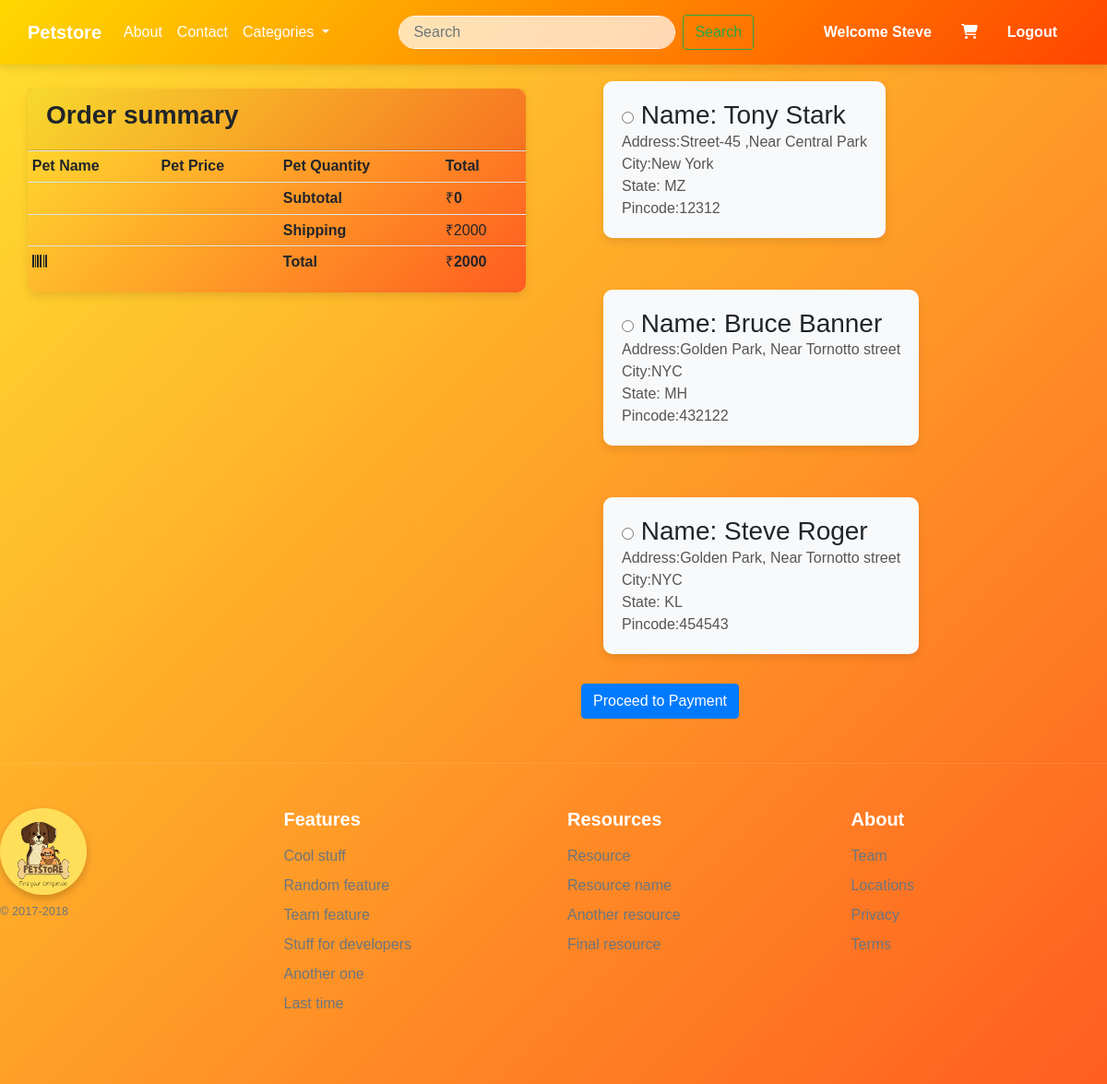
Page /checkout/ (signed in) on the earlier database version.
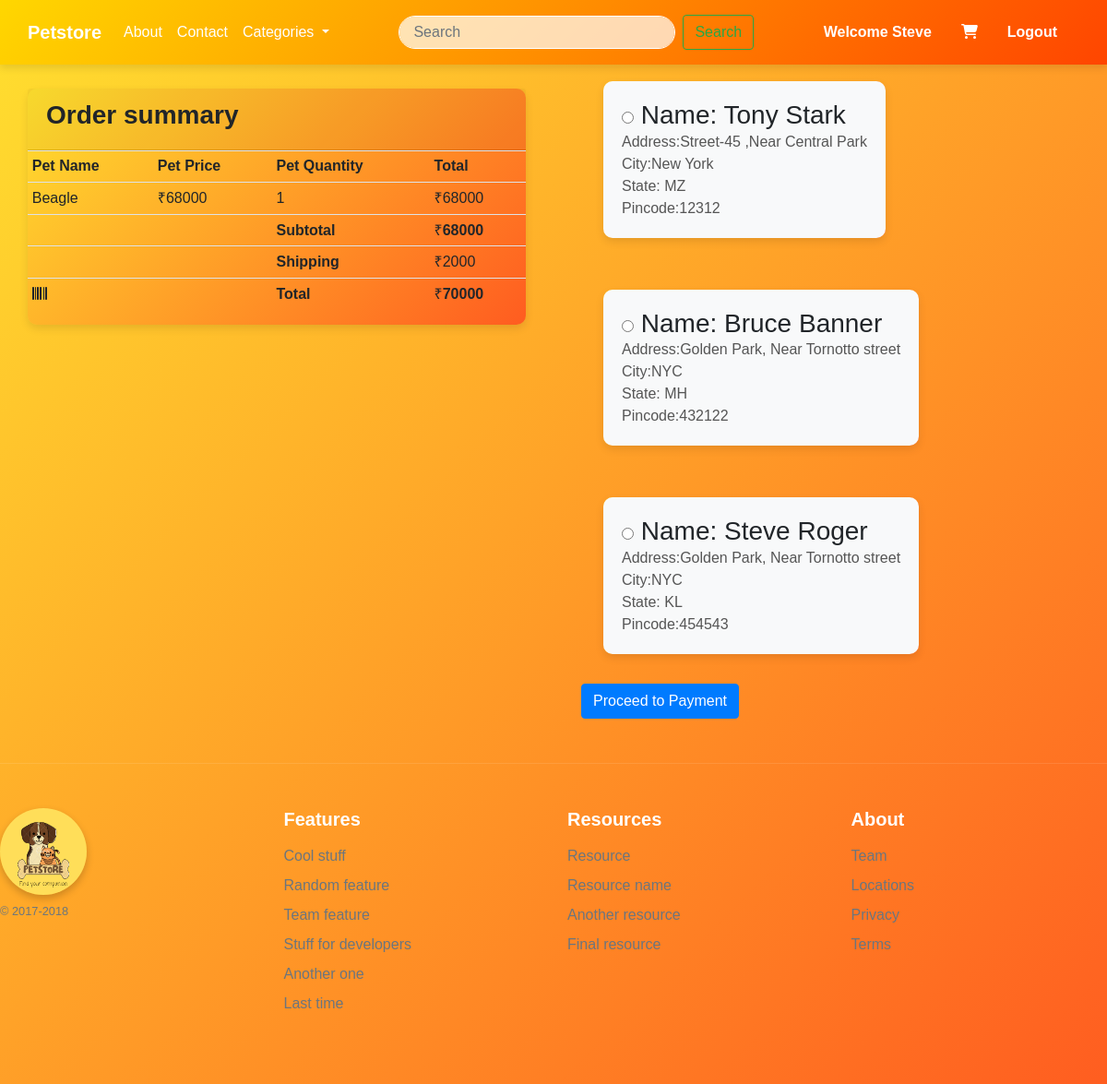
Same page on the later database version.
### core/models.py (models this page shows, shortened)
class Customer(models.Model):
    STATE_CHOICES = [
        ('AP', 'Andhra Pradesh'),
        ('AR', 'Arunachal Pradesh'),
        ('AS', 'Assam'),
        ('BR', 'Bihar'),
        ('CT', 'Chhattisgarh'),
        ('GA', 'Goa'),
        ('GJ', 'Gujarat'),
        ('HR', 'Haryana'),
        ('HP', 'Himachal Pradesh'),
        ('JH', 'Jharkhand'),
        ('KA', 'Karnataka'),
        ('KL', 'Kerala'),
        ('MP', 'Madhya Pradesh'),
        ('MH', 'Maharashtra'),
        ('MN', 'Manipur'),
        ('ML', 'Meghalaya'),
        ('MZ', 'Mizoram'),
        ('NL', 'Nagaland'),
        ('OR', 'Odisha'),
        ('PB', 'Punjab'),
        ('RJ', 'Rajasthan'),
        ('SK', 'Sikkim'),
        ('TN', 'Tamil Nadu'),
        ('TG', 'Telangana'),
        ('TR', 'Tripura'),
        ('UP', 'Uttar Pradesh'),
        ('UK', 'Uttarakhand'),
        ('WB', 'West Bengal'),
        ('AN', 'Andaman and Nicobar Islands'),
        ('CH', 'Chandigarh'),
        ('DN', 'Dadra and Nagar Haveli and Daman and Diu'),
        ('DL', 'Delhi'),
        ('JK', 'Jammu and Kashmir'),
        ('LA', 'Ladakh'),
        ('LD', 'Lakshadweep'),
        ('PY', 'Puducherry'),
    ]
    user = models.ForeignKey(User, on_delete=models.CASCADE)  # we have created Many-to-one relationship i.e multiple order can be done by one user
    name = models.CharField(max_length=100)
    address = models.CharField(max_length=100)
    city = models.CharField(max_length=100)
    state = models.CharField(max_length=2, choices=STATE_CHOICES)
    pincode = models.IntegerField(
        default=0,
        blank=True,
        null=True,
    )

class Cart(models.Model):
    user = models.ForeignKey(User, on_delete=models.CASCADE)       #Each cart instance is associated with a single user.
    product = models.ForeignKey(Pet, on_delete=models.CASCADE)     #Each cart instance is associated with a single pet product. Similarly, the on_delete=models.CASCADE argument means that if the referenced Pet object is deleted, the corresponding Cart instances associated with that product will be deleted.
    quantity = models.PositiveIntegerField(default=1)              # Quantity cannot be negative so we have used PositiveIntegerField

class Pet(models.Model):
    CATEGORY_CHOICES = [
        ('DOG', 'Dog'),
        ('CAT', 'Cat'),
        ('BIRD', 'Bird'),
    ]
    name = models.CharField(max_length=100)
    category = models.CharField(max_length=20, choices=CATEGORY_CHOICES)
    small_description=models.CharField(max_length=300)
    description=models.TextField()
    selling_price = models.IntegerField()
    discounted_price = models.IntegerField()
    percentage = models.IntegerField(default=0)
    price_and_quantity_total = models.IntegerField(default=0)
    pet_image =models.ImageField(upload_to='pet_images')  # As we are using image field we have to intall 'pillow'. And we have to Define MEDIA_URL in settings.py file so that all folder should save in media directory

### core/views.py (the view)
# urls.py: path('checkout/',views.checkout,name='checkout'),
def checkout(request):
    cart_items = Cart.objects.filter(user=request.user)      # cart_items will fetch product of current user, and show product available in the cart of the current user.
    total =0
    delhivery_charge =2000
    for item in cart_items:
        item.product.price_and_quantity_total = item.product.discounted_price * item.quantity
        total += item.product.price_and_quantity_total
    final_price= delhivery_charge + total
    address = Customer.objects.filter(user=request.user)
    return render(request, 'core/checkout.html', {'cart_items': cart_items,'total':total,'final_price':final_price,'address':address})

### core/templates/core/checkout.html (shortened to what the changed rows need)
{% extends "core/base.html" %}
{% block content %}
<div class="container">
    <div class="row">
        <div class="col-sm-6 mt-5">
            <div class="container">
                    <div class="row">
                        <div class="col-md-12 mt-5">
                            <div class="card ">
                                <div class="card-block">
                                    <div class="table-responsive">
                                        <table class="table table-sm">
                                            <thead>
                                                <tr>
                                                    <td><strong>Pet Name</strong></td>
                                                    <td class="text-xs-center"><strong>Pet Price</strong></td>
                                                    <td class="text-xs-center"><strong>Pet Quantity</strong></td>
                                                    <td class="text-xs-right"><strong>Total</strong></td>
                                                </tr>
                                            </thead>
                                            <tbody>
                                                {% for item in cart_items %}
                                                <tr>
                                                    <td>{{item.product.name}}</td>
                                                    <td class="text-xs-center">₹{{item.product.discounted_price}}</td>
                                                    <td class="text-xs-center">{{item.quantity}}</td>
                                                    <td class="text-xs-right">₹{{item.product.price_and_quantity_total}}</td>
                                                </tr>
                                                {% endfor %}
                                                <tr>
                                                    <td class="highrow text-xs-right">₹<b>{{total}}</b></td>
                                                </tr>
                                                <tr>
                                                    <td class="emptyrow text-xs-right">₹<b>{{final_price}}</b></td>
                                                </tr>
                                            </tbody>
                                        </table>
                                    </div>
                                </div>
                            </div>
                        </div>
                    </div>
                </div>
        </div>
        <div class="col-sm-5 mt-5">
                <div class="container">
                    <div class="row">
                        <div class="col-sm-12 mt-3">
                          <form method="post" action="{% url 'payment' %}">
                                    {% for add in address %}
                                    <label >
                                        <div class="card flex-md-row mb-4 box-shadow h-md-250 mt-4 ml-4">
                                            <div class="card-body d-flex flex-column align-items-start">
                                                <h3 class="mb-0">
                                                    <input type="radio" name="selected_address" value="{{ add.id }}">
                                                Name: {{add.name}}
                                            </h3>
                                            <p class="card-text mb-auto">Address:{{add.address}} </p>
                                            <p class="card-text mb-auto">City:{{add.city}} </p>
                                            <p class="card-text mb-auto">State: {{add.state}} </p>
                                            <p class="card-text mb-auto">Pincode:{{add.pincode}} </p>
                                            </div>
                                        </div>
                                    </label>
                                    {% endfor %}
                            </form>
                        </div>
                    </div>
                </div>
        </div>
      </div>
</div>
{% endblock content %}

Differences in the rows shown:
added Cart: product.name "Beagle", product.discounted_price "68000", quantity "1", product.price_and_quantity_total "68000"
Other differences:
{{ total }}: "0" → "68000"
{{ final_price }}: "2000" → "70000"
